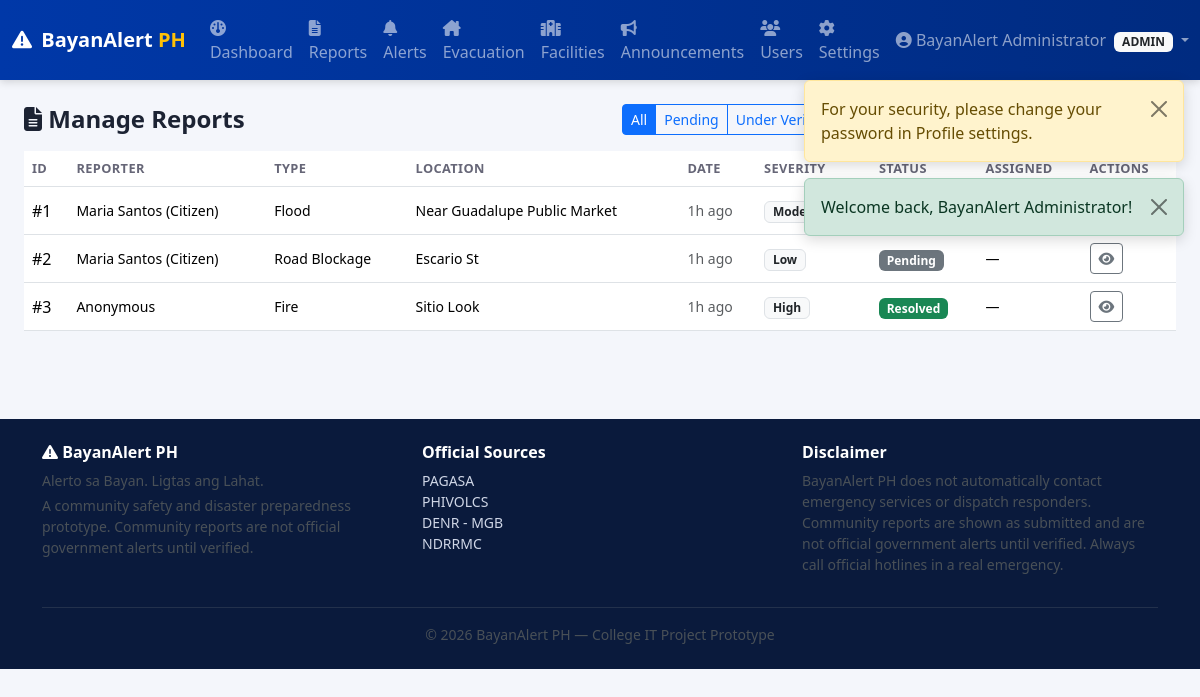
Screenshot of /admin/reports.php (signed in) with the database file from the repository.
### tables this page shows
CREATE TABLE incident_reports (
    id INT UNSIGNED AUTO_INCREMENT PRIMARY KEY,
    reporter_id INT UNSIGNED DEFAULT NULL,
    incident_type ENUM(
        'Flood','Fire','Road Accident','Landslide','Earthquake Damage',
        'Fallen Tree','Road Blockage','Power Outage','Missing Person',
        'Medical Emergency','Accident','Earthquake','Other'
    ) NOT NULL,
    is_sos TINYINT(1) NOT NULL DEFAULT 0,
    description TEXT DEFAULT NULL,
    location_text VARCHAR(255) DEFAULT NULL,
    province VARCHAR(100) DEFAULT NULL,
    city VARCHAR(100) DEFAULT NULL,
    barangay VARCHAR(100) DEFAULT NULL,
    latitude DECIMAL(10,7) DEFAULT NULL,
    longitude DECIMAL(10,7) DEFAULT NULL,
    severity ENUM('Low','Moderate','High','Critical') NOT NULL DEFAULT 'Moderate',
    status ENUM('Pending','Under Verification','Verified','Responding','Resolved','Rejected') NOT NULL DEFAULT 'Pending',
    assigned_to INT UNSIGNED DEFAULT NULL,
    admin_notes TEXT DEFAULT NULL,
    incident_datetime DATETIME NOT NULL,
    created_at DATETIME NOT NULL DEFAULT CURRENT_TIMESTAMP,
    updated_at DATETIME NOT NULL DEFAULT CURRENT_TIMESTAMP ON UPDATE CURRENT_TIMESTAMP,
    FOREIGN KEY (reporter_id) REFERENCES users(id) ON DELETE SET NULL,
    FOREIGN KEY (assigned_to) REFERENCES users(id) ON DELETE SET NULL,
    INDEX idx_reports_status (status),
    INDEX idx_reports_type (incident_type),
    INDEX idx_reports_location (province, city),
    INDEX idx_reports_date (created_at)
);

CREATE TABLE users (
    id INT UNSIGNED AUTO_INCREMENT PRIMARY KEY,
    full_name VARCHAR(150) NOT NULL,
    email VARCHAR(150) NOT NULL UNIQUE,
    phone VARCHAR(20) NOT NULL,
    password_hash VARCHAR(255) NOT NULL,
    role ENUM('citizen','admin','responder') NOT NULL DEFAULT 'citizen',
    province VARCHAR(100) DEFAULT NULL,
    city VARCHAR(100) DEFAULT NULL,
    barangay VARCHAR(100) DEFAULT NULL,
    status ENUM('active','suspended') NOT NULL DEFAULT 'active',
    failed_login_attempts TINYINT UNSIGNED NOT NULL DEFAULT 0,
    lockout_until DATETIME DEFAULT NULL,
    must_change_password TINYINT(1) NOT NULL DEFAULT 0,
    created_at DATETIME NOT NULL DEFAULT CURRENT_TIMESTAMP,
    updated_at DATETIME NOT NULL DEFAULT CURRENT_TIMESTAMP ON UPDATE CURRENT_TIMESTAMP,
    INDEX idx_users_role (role),
    INDEX idx_users_location (province, city, barangay)
);

### includes/functions.php (called while the page is built, shortened)
<?php
function e(?string $value): string
{
    return htmlspecialchars($value ?? '', ENT_QUOTES, 'UTF-8');
}
function status_badge_class(string $status): string
{
    return match ($status) {
        'Pending'            => 'bg-secondary',
        'Under Verification' => 'bg-info text-dark',
        'Verified'           => 'bg-primary',
        'Responding'         => 'bg-warning text-dark',
        'Resolved'           => 'bg-success',
        'Rejected'           => 'bg-danger',
        'Open'               => 'bg-success',
        'Full'                => 'bg-warning text-dark',
        'Closed'             => 'bg-danger',
        'Active'             => 'bg-success',
        'Inactive'           => 'bg-secondary',
        'Expired'            => 'bg-dark',
        default              => 'bg-secondary',
    };
}
function time_ago(string $datetime): string
{
    $diff = time() - strtotime($datetime);
    if ($diff < 86400) return floor($diff / 3600) . 'h ago';
    return date('M j, Y', strtotime($datetime));
}

### admin/reports.php (the view, shortened to what this page needs)
<?php
$db = getDB();
$statusFilter = $_GET['status'] ?? '';
$sql = "SELECT r.*, u.full_name AS reporter_name, a.full_name AS assigned_name
        FROM incident_reports r
        LEFT JOIN users u ON u.id = r.reporter_id
        LEFT JOIN users a ON a.id = r.assigned_to";
$params = [];
$sql .= " ORDER BY r.created_at DESC";
$stmt = $db->prepare($sql);
$stmt->execute($params);
$reports = $stmt->fetchAll();
$statuses = ['Pending','Under Verification','Verified','Responding','Resolved','Rejected'];
require_once __DIR__ . '/../includes/header.php';
require_once __DIR__ . '/../includes/navbar.php';
?>
<div class="container-fluid py-4 px-4">
  <div class="d-flex justify-content-between align-items-center flex-wrap mb-3">
    <h4 class="fw-bold mb-0"><i class="fa-solid fa-file-lines"></i> Manage Reports</h4>
    <div class="btn-group flex-wrap">
      <a href="reports.php" class="btn btn-sm <?= $statusFilter==='' ? 'btn-primary':'btn-outline-primary' ?>">All</a>
      <?php foreach ($statuses as $s): ?>
        <a href="reports.php?status=<?= urlencode($s) ?>" class="btn btn-sm <?= $statusFilter===$s ? 'btn-primary':'btn-outline-primary' ?>"><?= e($s) ?></a>
      <?php endforeach; ?>
    </div>
  </div>
  <div class="table-responsive">
    <table class="table table-hover bg-white align-middle">
      <thead><tr><th>ID</th><th>Reporter</th><th>Type</th><th>Location</th><th>Date</th><th>Severity</th><th>Status</th><th>Assigned</th><th>Actions</th></tr></thead>
      <tbody>
        <?php foreach ($reports as $r): ?>
        <tr>
          <td>#<?= (int)$r['id'] ?></td>
          <td class="small"><?= e($r['reporter_name'] ?? 'Anonymous') ?><?= $r['is_sos'] ? ' <span class="badge bg-danger">SOS</span>' : '' ?></td>
          <td class="small"><?= e($r['incident_type']) ?></td>
          <td class="small"><?= e($r['location_text'] ?: ($r['city'] ?? '')) ?></td>
          <td class="small text-muted"><?= time_ago($r['created_at']) ?></td>
          <td><span class="badge bg-light text-dark border"><?= e($r['severity']) ?></span></td>
          <td><span class="badge <?= status_badge_class($r['status']) ?>"><?= e($r['status']) ?></span></td>
          <td class="small"><?= e($r['assigned_name'] ?? '—') ?></td>
          <td>
            <button class="btn btn-sm btn-outline-secondary" data-bs-toggle="modal" data-bs-target="#viewModal<?= $r['id'] ?>"><i class="fa-solid fa-eye"></i></button>
          </td>
        </tr>
        <?php endforeach; ?>
      </tbody>
    </table>
  </div>
</div>
<?php require_once __DIR__ . '/../includes/footer.php'; ?>

### assets/css/style.css (style rules this page uses)
:root { --bayan-blue: #0038a8; --bayan-red: #ce1126; --bayan-yellow: #fcd116; --bayan-dark: #0a1a3c; }
body { font-family: 'Segoe UI', Roboto, -apple-system, sans-serif; background-color: #f4f6fb; color: #1c2333; }
.table thead th { font-size: .8rem; text-transform: uppercase; letter-spacing: .03em; color: #667; }

### rows the page displays
incident_reports: id "1", reporter.full_name "Maria Santos (Citizen)", incident_type "Flood", location_text "Near Guadalupe Public Market", created_at "1h ago", severity "Moderate"
incident_reports: id "2", reporter.full_name "Maria Santos (Citizen)", incident_type "Road Blockage", location_text "Escario St", created_at "1h ago", severity "Low", status "Pending", assigned_name "—"
incident_reports: id "3", reporter_name "Anonymous", incident_type "Fire", location_text "Sitio Look", created_at "1h ago", severity "High", status "Resolved", assigned_name "—"

### other values shown
$f['message'] "For your security, please change your password in Profile settings."
$f['message'] "Welcome back, BayanAlert Administrator!"
$user['name'] "BayanAlert Administrator"
$role "ADMIN"
$s "Pending"
$s "Under Verification"
